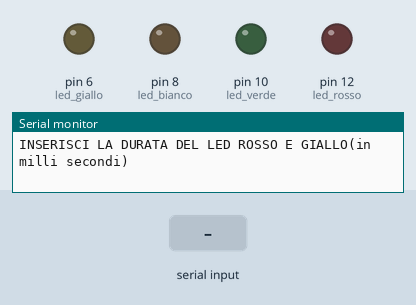
Simulated run of this sketch. Board: Arduino Uno, built with avr-gcc and run on an emulated ATmega328P. Parts: output pins drawn as LEDs (lit = HIGH), the last lines printed to the serial monitor. Dashed ring = blinking. The inputs (shaded band) are chosen by the test bench.

Above: at 0.8 s.
0.9 s: "90,45\n" received over Serial
3.4 s: "30,150\n" received over Serial
At 4.94 s:
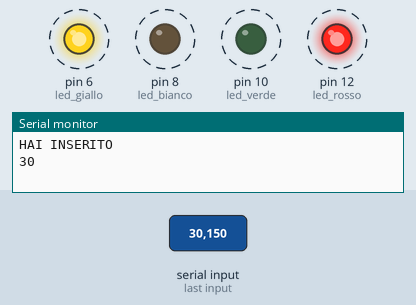
Timing chart, 0 to 12.4 s (numbered marks = the images above; inputs shaded):
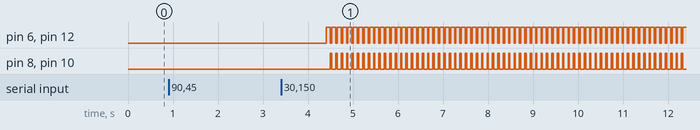

Measured:
- after the input at 3.4 s, pin 6 (led_giallo), pin 12 (led_rosso): alternates HIGH for 0.09 s and LOW for 0.03 s, starting after 1.0 s; pin 8 (led_bianco), pin 10 (led_verde): alternates HIGH for 0.03 s and LOW for 0.09 s, starting after 1.1 s

The sketch:

Verifica16febSimionatoEmanuele.ino
```cpp
int durataRosso = 0;
int durataBianco = 0;
void setup() {
  // put your setup code here, to run once:
pinMode(12, OUTPUT);//led rosso
pinMode(6,OUTPUT);//led giallo
pinMode(8,OUTPUT);//led bianco
pinMode(10,OUTPUT);//led verde
Serial.begin(9600);//attivo la seriale a 9600 bit/s
Serial.println("INSERISCI LA DURATA DEL LED ROSSO E GIALLO(in milli secondi)");
while(Serial.available() == 0){}
durataRosso = Serial.readString().toInt();
Serial.println("HAI INSERITO");
Serial.println(durataRosso);
Serial.println("INSERISCI LA DURATA DEL LED BIANCO E VERDE(in millisecondi)");
while(Serial.available() == 0){}
durataBianco = Serial.readString().toInt();
Serial.println("HAI INSERITO");
Serial.println(durataBianco);
}
void a(){
  digitalWrite(12,HIGH);
  digitalWrite(8,LOW);
  digitalWrite(6,HIGH);
  digitalWrite(10,LOW);
  }
void b(){
  digitalWrite(6,LOW);
  digitalWrite(10,HIGH);
  digitalWrite(12,LOW);
  digitalWrite(8,HIGH);
  }
void loop() {
  // put your main code here, to run repeatedly:
  a();
  delay(durataRosso);
  b();
  delay(durataBianco);
}
```
